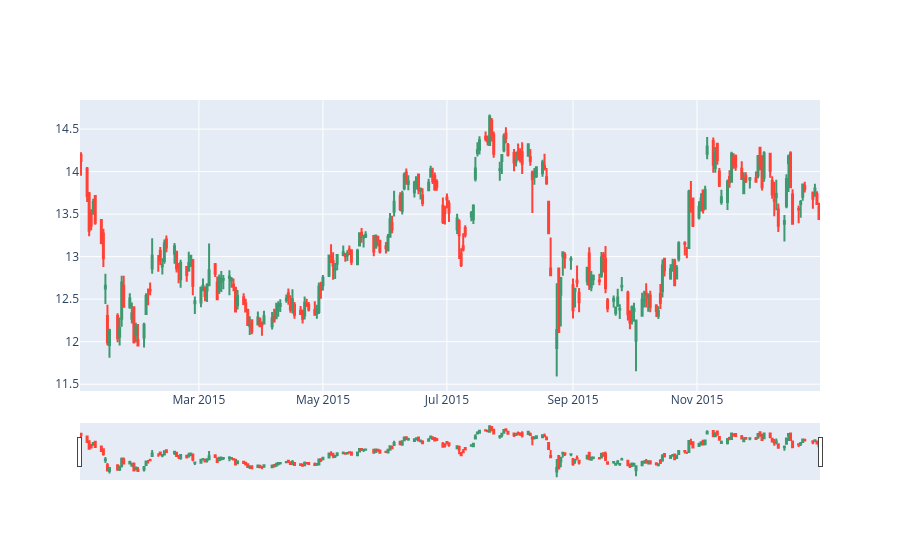

Source (notebook cell):
### Code cell
import plotly.graph_objects as go
fig = go.Figure(data=[go.Candlestick(
    x = bac_2016.index,            # The Dates
    open = bac_2016['Open'],       # Open prices
    high = bac_2016['High'],       # High prices
    low = bac_2016['Low'],         # Low prices
    close = bac_2016['Close']      # Close prices
)])

fig.show()

### Figure 1 — Plotly figure (JSON) as saved in the notebook; plotly's stock layout.template omitted (floating-point values rounded to 4 significant figures; data arrays with more than 128 entries replaced by an {"elided": "..."} marker saying what was removed)
{"data": [{"close": {"elided": "252 float values"}, "high": {"elided": "252 float values"}, "low": {"elided": "252 float values"}, "open": {"elided": "252 float values"}, "type": "candlestick", "x": {"elided": "252 str values"}}], "layout": {}}
